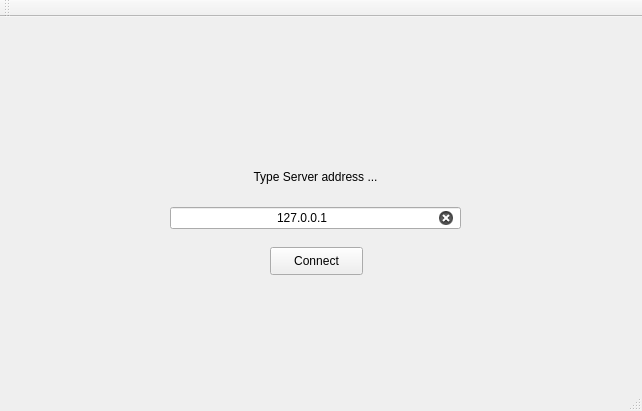
<?xml version="1.0" encoding="UTF-8"?>
<ui version="4.0">
 <class>WelcomeWindow</class>
 <widget class="QMainWindow" name="WelcomeWindow">
  <property name="geometry">
   <rect>
    <x>0</x>
    <y>0</y>
    <width>642</width>
    <height>411</height>
   </rect>
  </property>
  <property name="windowTitle">
   <string>UniPg Cloud</string>
  </property>
  <property name="windowIcon">
   <iconset resource="resource.qrc">
    <normaloff>:/images/Logo_UniPg.png</normaloff>:/images/Logo_UniPg.png</iconset>
  </property>
  <property name="windowOpacity">
   <double>0.950000000000000</double>
  </property>
  <property name="autoFillBackground">
   <bool>false</bool>
  </property>
  <widget class="QWidget" name="centralWidget">
   <widget class="QPushButton" name="pushButton">
    <property name="geometry">
     <rect>
      <x>270</x>
      <y>230</y>
      <width>93</width>
      <height>28</height>
     </rect>
    </property>
    <property name="text">
     <string>Connect</string>
    </property>
   </widget>
   <widget class="QLineEdit" name="serverAddress">
    <property name="geometry">
     <rect>
      <x>170</x>
      <y>190</y>
      <width>291</width>
      <height>22</height>
     </rect>
    </property>
    <property name="cursor">
     <cursorShape>ArrowCursor</cursorShape>
    </property>
    <property name="text">
     <string>127.0.0.1</string>
    </property>
    <property name="maxLength">
     <number>15</number>
    </property>
    <property name="alignment">
     <set>Qt::AlignCenter</set>
    </property>
    <property name="readOnly">
     <bool>false</bool>
    </property>
    <property name="clearButtonEnabled">
     <bool>true</bool>
    </property>
   </widget>
   <widget class="QLabel" name="title">
    <property name="geometry">
     <rect>
      <x>170</x>
      <y>140</y>
      <width>291</width>
      <height>41</height>
     </rect>
    </property>
    <property name="text">
     <string>Type Server address ...</string>
    </property>
    <property name="textFormat">
     <enum>Qt::RichText</enum>
    </property>
    <property name="scaledContents">
     <bool>false</bool>
    </property>
    <property name="alignment">
     <set>Qt::AlignCenter</set>
    </property>
   </widget>
  </widget>
  <widget class="QMenuBar" name="menuBar">
   <property name="geometry">
    <rect>
     <x>0</x>
     <y>0</y>
     <width>642</width>
     <height>26</height>
    </rect>
   </property>
  </widget>
  <widget class="QToolBar" name="mainToolBar">
   <attribute name="toolBarArea">
    <enum>TopToolBarArea</enum>
   </attribute>
   <attribute name="toolBarBreak">
    <bool>false</bool>
   </attribute>
  </widget>
  <widget class="QStatusBar" name="statusBar"/>
 </widget>
 <layoutdefault spacing="6" margin="11"/>
 <resources>
  <include location="resource.qrc"/>
 </resources>
 <connections/>
</ui>
